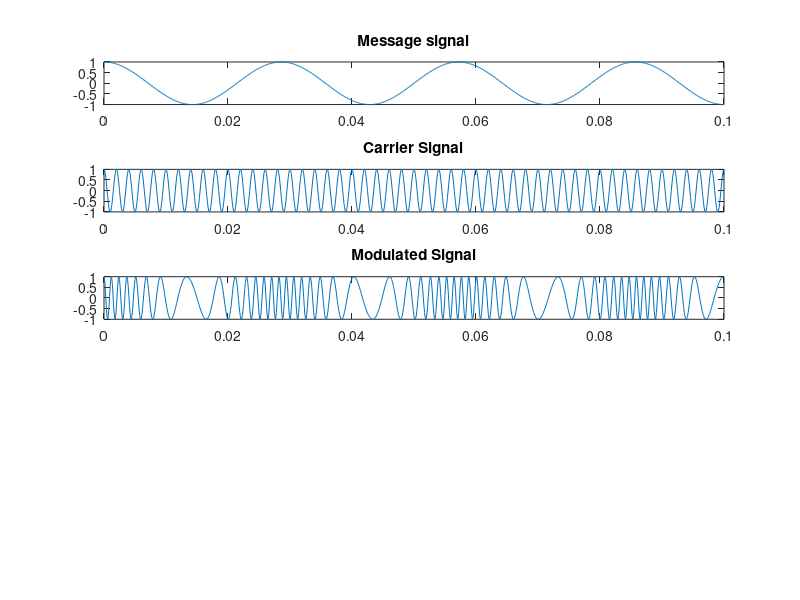

MATLAB code for this plot: (Note: this script raises an error after producing the figure.)
fs=10000;
Ac=1;
Am=1;
fm=35;
fc=500;
B=10;
t=(0:.1*fs)/fs;
wc=2*pi*fc;
wm=2*pi*fm;

% message signal
mt=Am*cos(wm*t);
subplot(5,1,1);
plot(t,mt);
title("Message signal");

% carrier signal
ct=Ac*cos(wc*t);
subplot(5,1,2);
plot(t,ct);
title("Carrier Signal");

% modulated signal
st=Ac*cos((wc*t)+B.*sin(wm*t));
subplot(5,1,3);
plot(t,st);
title("Modulated Signal");

% demodulated signal
dmod=demod(st,fc,fs,'fm');
subplot(5,1,4);
plot(t,dmod);
title("demodulated signal");